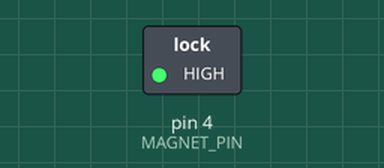
Bench run of a sketch on a simulated Arduino Uno, built with avr-gcc and run on an emulated ATmega328P. Parts: switched loads named in the sketch (green lamp = pin HIGH). Dashed ring = blinking. What the sketch prints to the serial monitor is not drawn.

Above: at 0.5 s.
Timing chart, 0 to 4.6 s (numbered marks = the images above):
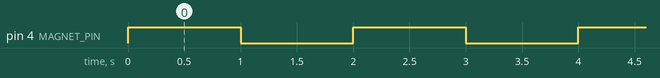

The sketch:

MagnetTesting.ino
```cpp
//
// pin assignments
//
const int MAGNET_PIN = 4;

void setup()
{
  pinMode(MAGNET_PIN, OUTPUT);

  Serial.begin(9600);
  Serial.println("Setup done.");
}

void loop()
{
  Serial.println("Magnet high");
  digitalWrite(MAGNET_PIN, HIGH);
  delay(1000);

  Serial.println("Magnet low");
  digitalWrite(MAGNET_PIN, LOW);
  delay(1000);
}
```

Measured:
- by itself, pin 4 (MAGNET_PIN): alternates HIGH for 1.0 s and LOW for 1.0 s
